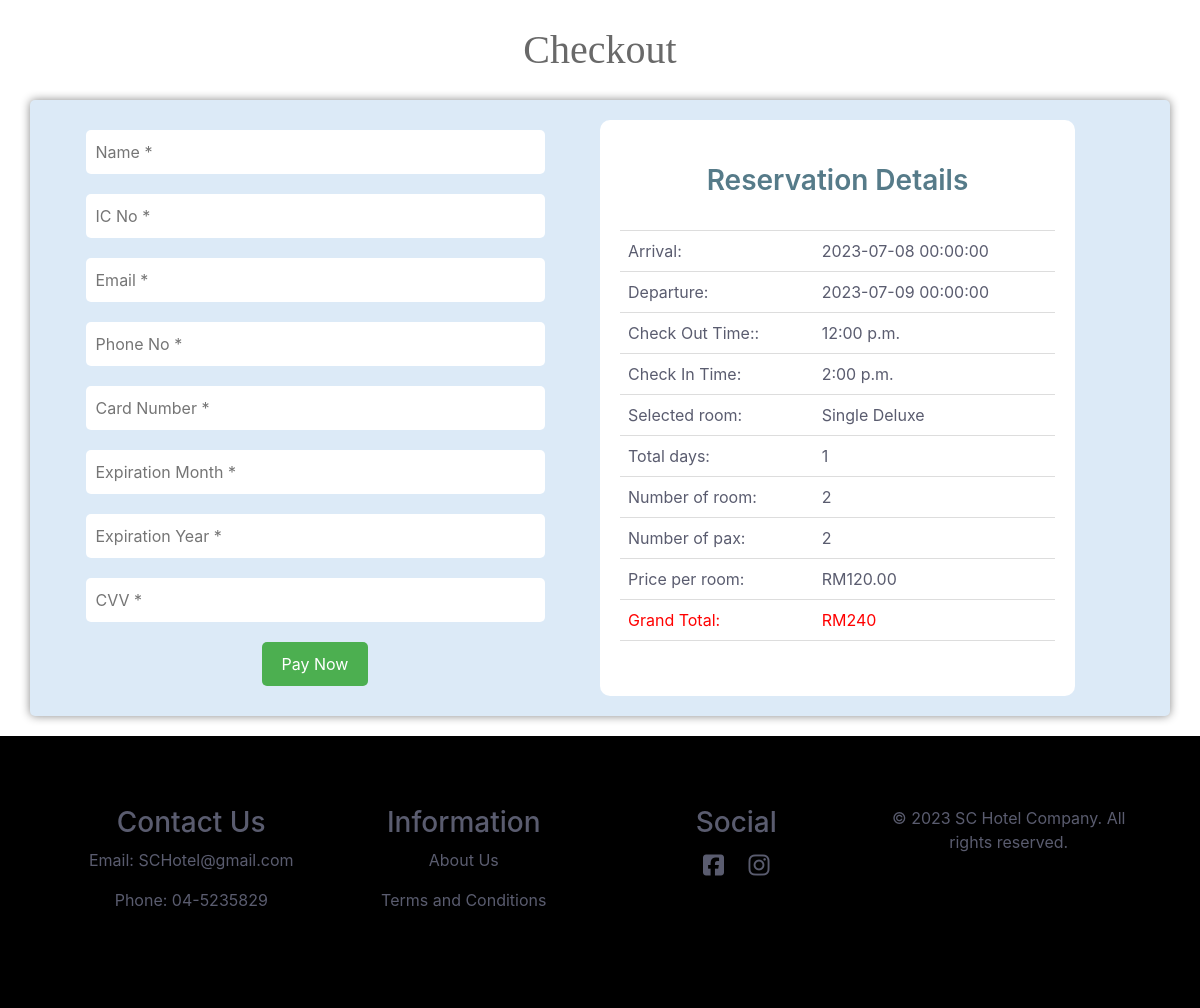
/Web_Development/public_html/Checkout.php (signed in), run on the app's committed database.
### tables this page shows
CREATE TABLE `prebook` (
  `id` int(11) NOT NULL,
  `name` varchar(32) NOT NULL,
  `check_in` datetime NOT NULL,
  `check_out` datetime NOT NULL,
  `room_num` int(11) NOT NULL,
  `pax_num` int(11) NOT NULL,
  `users_id` int(11) NOT NULL,
  `price` decimal(10,2) NOT NULL
);

### Web_Development/public_html/Checkout.php (the view, shortened to what this page needs)
<?php
include 'config.php';
if (isset($_SESSION['users_id'])) {
    $user_id = $_SESSION['users_id'];
} else {
    echo "User ID is not set in the session.";
}
?>
<!DOCTYPE html>
<html>
    <head>
        <link rel="stylesheet" type="text/css" href="css/style2.css">
        <link rel="stylesheet" type="text/css" href="css/cssCheckout.css">
        <link rel="stylesheet" href="https://cdn.jsdelivr.net/npm/bootstrap@4.0.0/dist/css/bootstrap.min.css">
    </head>
    <body>
        <div class="title">
            <h2 class="change-font">Checkout</h2>
        </div>
        <div class="container">
            <div class="row">
                <div class="col-md-12">
                    <div class="row">
                        <div class="col-md-6 text-center" style="padding:30px; padding-top: 10px; padding-bottom: 10px;">
                            <form method="post" action="">
                                <input type="text" id="name" name="name" placeholder="Name *" required>
                                <input type="text" id="icNo" name="icNo" placeholder="IC No *" required>
                                <input type="email" id="email" name="email" placeholder="Email *" required>
                                <input type="text" id="phoneNo" name="phoneNo" placeholder="Phone No *" required>
                                <input type="text" id="cardNo" name="cardNo" placeholder="Card Number *" required>
                                <input type="text" id="expMonth" name="expMonth" placeholder="Expiration Month *" required>
                                <input type="text" id="expYear" name="expYear" placeholder="Expiration Year *" required>
                                <input type="text" id="cvv" name="cvv" placeholder="CVV *" required>
                                <input type="submit" name="checkout_btn" value="Pay Now">
                            </form>
                        </div>
<?php
if (isset($_SESSION['users_id'])) {
    $user_id = $_SESSION['users_id'];
}
$select_prebook = mysqli_query($conn, "SELECT * FROM `prebook` WHERE users_id='$user_id'");
if (mysqli_num_rows($select_prebook) > 0) {
    while ($row = mysqli_fetch_assoc($select_prebook)) {
        $name = $row['name'];
        $checkin = $row['check_in'];
        $checkout = $row['check_out'];
        $roomnum = $row['room_num'];
        $paxnum = $row['pax_num'];
        $price = $row['price'];
        $check_in_date = new DateTime($checkin);
        $check_out_date = new DateTime($checkout);
        $difference = $check_in_date->diff($check_out_date);
        $difference_in_days = $difference->days;
        $total_price = ($row['price'] * $row['room_num'] * $difference_in_days);
        ?>
                                <div class="col-md-5 reservation-detail" style="padding:20px;">
                                    <table>
                                        <thead>
                                            <tr>
                                                <th colspan="2"><h3>Reservation Details</h3></th>
                                            </tr>
                                        </thead>
                                        <tbody>
                                            <tr>
                                                <td>Arrival:</td>
                                                <td><?php echo $checkin; ?></td>
                                            </tr>
                                            <tr>
                                                <td>Departure:</td>
                                                <td><?php echo $checkout; ?></td>
                                            </tr>
                                            <tr>
                                                <td>Check Out Time::</td>
                                                <td>12:00 p.m.</td>
                                            </tr>
                                            <tr>
                                                <td>Check In Time:</td>
                                                <td>2:00 p.m.</td>
                                            </tr>
                                            <tr>
                                                <td>Selected room:</td>
                                                <td><?php echo $name; ?></td>
                                            </tr>
                                            <tr>
                                                <td>Total days:</td>
                                                <td><?php echo $difference_in_days; ?></td>
                                            </tr>
                                            <tr>
                                                <td>Number of room:</td>
                                                <td><?php echo $roomnum; ?></td>
                                            </tr>
                                            <tr>
                                                <td>Number of pax:</td>
                                                <td><?php echo $paxnum; ?></td>
                                            </tr>
                                            <tr>
                                                <td>Price per room:</td>
                                                <td>RM<?php echo $price; ?></td>
                                            </tr>
                                            <tr>
                                                <td style="color: red;">Grand Total:</td>
                                                <td style="color: red;">RM<?php echo $total_price; ?></td>
                                            </tr>
                                        </tbody>
                                    </table>
                                </div>
        <?php
    }
} else {
    echo "<div class='display-order'><span>your prebook is empty!</span></div>";
}
?>
                    </div>
                </div>
            </div>
        </div>
        <footer>
            <div class="row" style="display:block;" >
                <div class="col-md-12">
                    <div style="background-color: black;">
                        <div class="row" >
                            <div class="col-md-3 contact">
                                <h3>Contact Us</h3>
                                <p>Email: SCHotel@gmail.com</p>
                                <p>Phone: 04-5235829</p>
                            </div>
                            <div class="col-md-3 info">
                                <h3>Information</h3>
                                <p>About Us</p>
                                <p>Terms and Conditions</p>
                            </div>
                            <div class="col-md-3 social">
                                <h3>Social</h3>
                                <a href="#"><i class="fab fa-facebook-square"></i></a>
                                <a href="#"><i class="fab fa-instagram"></i></a>
                            </div>
                            <div class="col-md-3 copyright">
                                <p>&copy; 2023 SC Hotel Company. All rights reserved.</p>
                            </div>
                        </div>
                    </div>
                </div>
            </div>
        </footer>
    </body>
</html>

### Web_Development/public_html/css/style2.css (style rules this page uses)
* { box-sizing: border-box; }
body { background-color: #ffffff; font-family: "Helvetica", Arial, serif; color: #5a5c6f !important; margin: 0; height: 100%; }
input[type="text"], input[type="email"], input[type="number"], textarea, select { width: 100%; padding: 10px; border: 2px; border-radius: 5px; margin-bottom: 15px; box-sizing: border-box; }
.container { max-width: 1100px; position: relative; margin: 0 auto; padding-left: 15px; padding-right: 15px; }
.row { margin-left: 30px; }
.title { margin-bottom: 3em; margin-left: 16.66667%; width: 66.66667%; text-align: center; }
.title h2 { font-size: 40px; margin: 0; margin-bottom: 20px; line-height: 1.5; font-weight: 300; position: relative; color: #696969; }
.change-font { font-family: "Cambria", cambria; }
footer { background-color: black; padding: 70px; display: flex; justify-content: space-between; }
.contact, .info, .social, .copyright { text-align: center; margin-bottom: 10px; }
.social a { margin: 0 10px; font-size: 24px; color: inherit; ; }
table { width: 100%; border-collapse: collapse; }
th, td { padding: 8px; text-align: left; border-bottom: 1px solid #ddd; }

### Web_Development/public_html/css/cssCheckout.css (style rules this page uses)
body { background-color: #f2f2f2; font-family: Arial, sans-serif; }
.container { width: 80%; max-width: 1200px; background-color: #dceaf7; padding: 20px; border-radius: 5px; box-shadow: 0px 0px 10px #888; display: flex; margin-bottom: 20px; }
input[type="text"], input[type="email"], input[type="number"], textarea, select { width:100%; padding: 10px; border: 2px; border-radius: 5px; margin-bottom: 15px; box-sizing: border-box; }
input[type="submit"] { background-color: #4CAF50; color: white; padding: 10px 20px; border: none; border-radius: 5px; cursor: pointer; }

### Web_Development/public_html/Checkout.php (style rules this page uses)
.reservation-detail { border-radius: 10px; background-color: white; }
.reservation-detail h3 { text-align: center; color: #567b89; padding: 1rem; font-weight: 600; border-radius: 5px; }
input[type="text"], input[type="email"], input[type="number"], textarea, select { width:90%; padding: 10px; border: 2px; border-radius: 5px; margin-bottom: 20px; box-sizing: border-box; }
.title { margin-bottom: 0px; margin-top: 20px; }

### data on the page
prebook: check_in "2023-07-08 00:00:00", check_out "2023-07-09 00:00:00", name "Single Deluxe", difference_in_days "1", room_num "2", pax_num "2", price "120.00", total_price "240"
